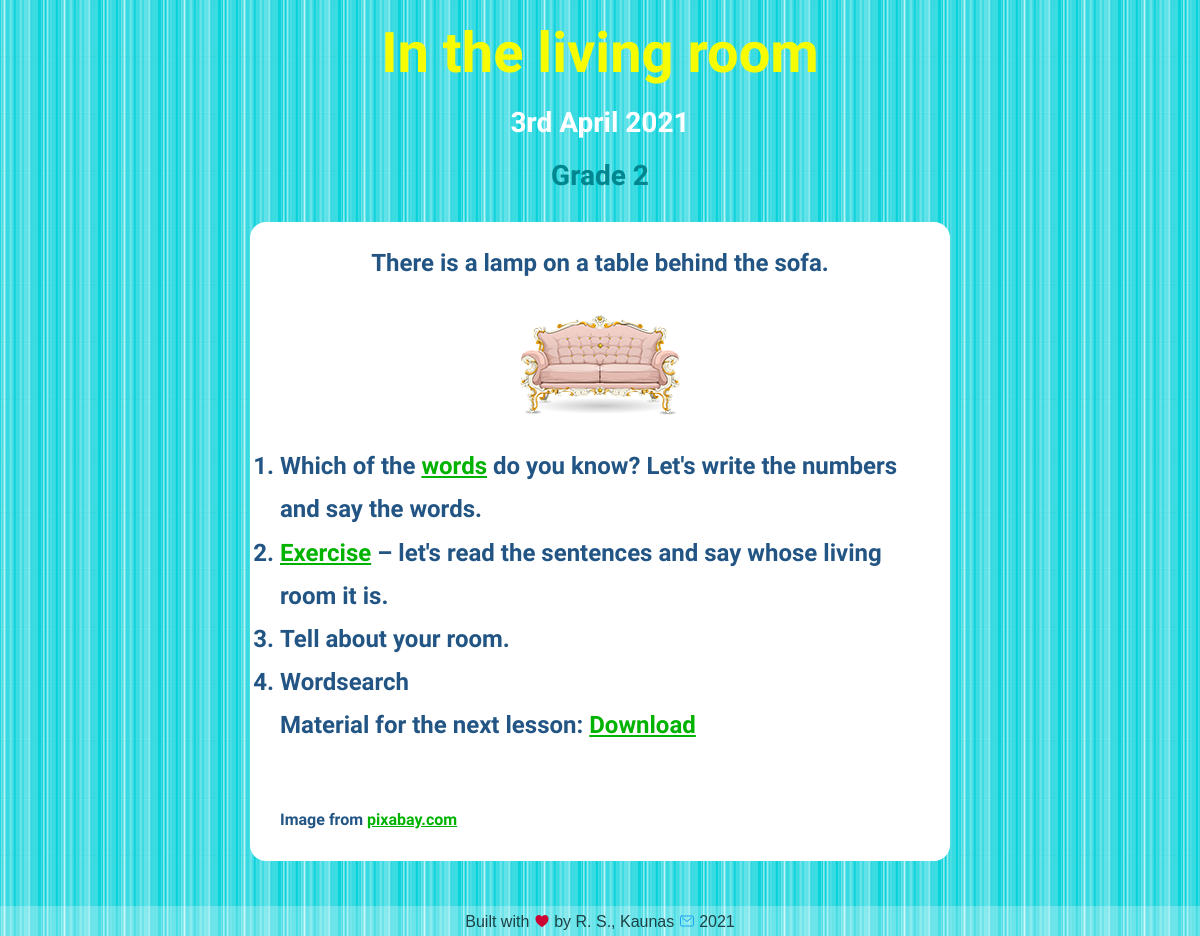
Page /blog/grade2/26/ on the committed database.
### blog/models.py (models this page shows, shortened)
class Grade2blogpost(models.Model):
    grade = models.CharField(max_length=10, default='Grade 2')
    date = models.DateField()
    title = models.TextField(max_length=200)
    intro = models.TextField(max_length=400, default='intro')
    description = models.TextField()
    image = models.ImageField(upload_to='blog/images/', default='blog/images/soon.png')
    file = models.FileField(upload_to='blog/downloads/', blank='True')
    credits = models.TextField(blank='True')

### blog/views.py (the view)
# urls.py: path('grade2/<int:post_id>/', views.view_one_grade2, name='url_one_grade2'),
def view_one_grade2(request, post_id):
    blogpost = get_object_or_404(Grade2blogpost, pk=post_id)
    return render(request, 'blog/one_post.html', {'blogpost': blogpost})

### blog/templates/blog/one_post.html (shortened to what this page needs)
<!DOCTYPE html>
{% load static %}
<html lang="en">
<head>
    <link href="{% static 'blog/one_post.css' %}" type="text/css" rel="stylesheet"/>
</head>
<body>
<div id="page-container">
    <div id="content-wrap">
        <header>
            <h1>{{ blogpost.title|safe|truncatewords:20 }}</h1>
            <h2>{{ blogpost.date|date:'jS F Y' }}</h2>
            <h3>{{ blogpost.grade }}</h3>
        </header>
        <div id="information">
            <h4>{{ blogpost.intro | safe }}</h4>
            <img src="/media/{{ blogpost.image }}" alt="{{ blogpost.title }}">
            <p>{{ blogpost.description | safe }}</p>
            <p class="small">{{ blogpost.credits | safe }}</p>
        </div>
    </div>
    {% include 'blog/footer.html' %}
</div>
</body>
</html>

### blog/static/blog/one_post.css (style rules this page uses)
* { margin: 0; padding: 0; -webkit-box-sizing: border-box; box-sizing: border-box; }
body { background-color: #0AD2DB; background-image: url(stripes_26.png); font-family: 'Dosis', sans-serif; font-size: 24px; text-align: center; color: #225584; font-weight: bold; }
h1, h2, h3, h4 { font-family: 'Dosis', sans-serif; }
h1 { font-size: 56px; color: #F8FC03; padding-top: 20px; padding-bottom: 10px; }
h2 { font-size: 28px; color: white; padding: 10px; }
h3 { font-size: 28px; color: #00868e; padding: 10px; }
h4 { font-size: 24px; text-align: center; }
#information { margin: auto; background-color: white; width: 90%; min-width: 200px; max-width: 700px; margin-top: 20px; margin-bottom: 20px; alignment: left; padding: 20px 30px; border-radius: 16px; text-align: left; line-height: 180%; }
img { display: block; margin-left: auto; margin-right: auto; margin-top: 30px; margin-bottom: 30px; height: 100px; }
li { alignment: left; }
a { color: #00b300; }
.small { padding-top: 50px; font-size: 16px; }
#page-container { position: relative; min-height: 100vh; }
#content-wrap { padding-bottom: 55px; }

### rows in the picture
Grade2blogpost: title "In the living room", date "3rd April 2021", grade "Grade 2", intro "There is a lamp on a table behind the sofa.", image (picture), description "Which of the words do you know? Let's write the numbers and say the words. Exercise – let's read the sentences and say whose living room it is. Tell about your room. Wordsearch Material for the next lesson: Download", credits "Image from pixabay.com"
